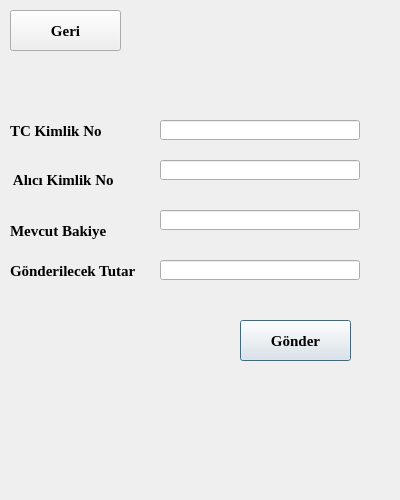
<?xml version="1.0" encoding="UTF-8"?>
<ui version="4.0">
 <class>Dialog</class>
 <widget class="QDialog" name="Dialog">
  <property name="geometry">
   <rect>
    <x>0</x>
    <y>0</y>
    <width>400</width>
    <height>500</height>
   </rect>
  </property>
  <property name="minimumSize">
   <size>
    <width>400</width>
    <height>500</height>
   </size>
  </property>
  <property name="maximumSize">
   <size>
    <width>400</width>
    <height>500</height>
   </size>
  </property>
  <property name="sizeIncrement">
   <size>
    <width>400</width>
    <height>500</height>
   </size>
  </property>
  <property name="windowTitle">
   <string>Dialog</string>
  </property>
  <widget class="QLabel" name="label">
   <property name="geometry">
    <rect>
     <x>10</x>
     <y>260</y>
     <width>141</width>
     <height>21</height>
    </rect>
   </property>
   <property name="font">
    <font>
     <family>Times New Roman</family>
     <pointsize>11</pointsize>
     <weight>75</weight>
     <bold>true</bold>
    </font>
   </property>
   <property name="text">
    <string>Gönderilecek Tutar</string>
   </property>
  </widget>
  <widget class="QLabel" name="label_2">
   <property name="geometry">
    <rect>
     <x>10</x>
     <y>120</y>
     <width>101</width>
     <height>21</height>
    </rect>
   </property>
   <property name="font">
    <font>
     <family>Times New Roman</family>
     <pointsize>11</pointsize>
     <weight>75</weight>
     <bold>true</bold>
    </font>
   </property>
   <property name="text">
    <string>TC Kimlik No</string>
   </property>
  </widget>
  <widget class="QLabel" name="label_3">
   <property name="geometry">
    <rect>
     <x>10</x>
     <y>170</y>
     <width>111</width>
     <height>20</height>
    </rect>
   </property>
   <property name="font">
    <font>
     <family>Times New Roman</family>
     <pointsize>11</pointsize>
     <weight>75</weight>
     <bold>true</bold>
    </font>
   </property>
   <property name="text">
    <string> Alıcı Kimlik No</string>
   </property>
  </widget>
  <widget class="QPushButton" name="pushButton">
   <property name="geometry">
    <rect>
     <x>240</x>
     <y>320</y>
     <width>111</width>
     <height>41</height>
    </rect>
   </property>
   <property name="font">
    <font>
     <family>Times New Roman</family>
     <pointsize>11</pointsize>
     <weight>75</weight>
     <bold>true</bold>
    </font>
   </property>
   <property name="text">
    <string>Gönder</string>
   </property>
  </widget>
  <widget class="QLineEdit" name="lineEdit">
   <property name="geometry">
    <rect>
     <x>160</x>
     <y>120</y>
     <width>200</width>
     <height>20</height>
    </rect>
   </property>
  </widget>
  <widget class="QLineEdit" name="lineEdit_2">
   <property name="geometry">
    <rect>
     <x>160</x>
     <y>160</y>
     <width>200</width>
     <height>20</height>
    </rect>
   </property>
  </widget>
  <widget class="QLineEdit" name="lineEdit_3">
   <property name="geometry">
    <rect>
     <x>160</x>
     <y>260</y>
     <width>200</width>
     <height>20</height>
    </rect>
   </property>
  </widget>
  <widget class="QPushButton" name="pushButton_2">
   <property name="geometry">
    <rect>
     <x>10</x>
     <y>10</y>
     <width>111</width>
     <height>41</height>
    </rect>
   </property>
   <property name="font">
    <font>
     <family>Times New Roman</family>
     <pointsize>11</pointsize>
     <weight>75</weight>
     <bold>true</bold>
    </font>
   </property>
   <property name="text">
    <string>Geri</string>
   </property>
  </widget>
  <widget class="QLabel" name="label_4">
   <property name="geometry">
    <rect>
     <x>10</x>
     <y>220</y>
     <width>101</width>
     <height>21</height>
    </rect>
   </property>
   <property name="font">
    <font>
     <family>Times New Roman</family>
     <pointsize>11</pointsize>
     <weight>75</weight>
     <bold>true</bold>
    </font>
   </property>
   <property name="text">
    <string>Mevcut Bakiye</string>
   </property>
  </widget>
  <widget class="QLineEdit" name="lineEdit_4">
   <property name="geometry">
    <rect>
     <x>160</x>
     <y>210</y>
     <width>200</width>
     <height>20</height>
    </rect>
   </property>
  </widget>
 </widget>
 <resources/>
 <connections/>
</ui>
